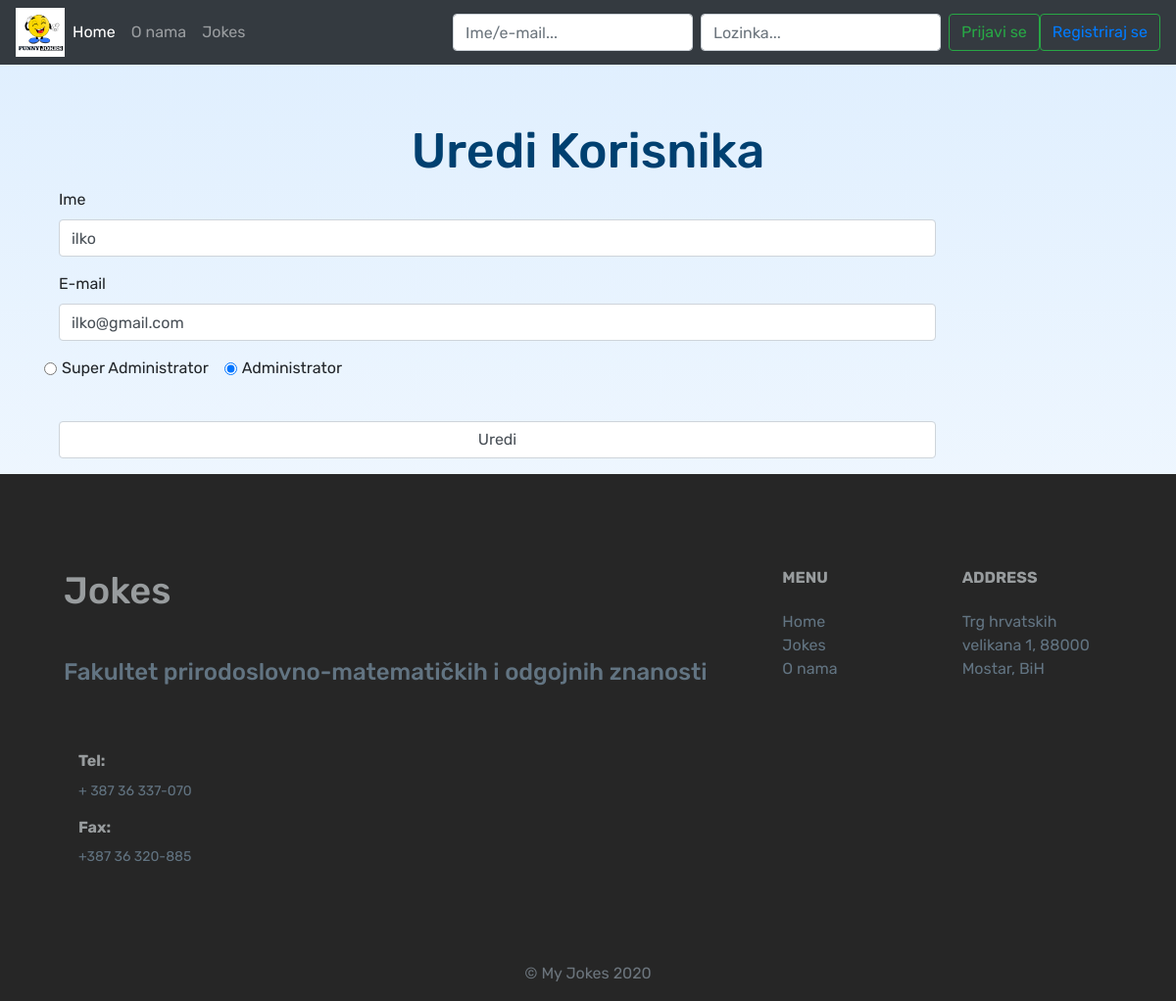
Screenshot of /edit-user.php?id=2 with the database file from the repository.
### tables this page shows
CREATE TABLE IF NOT EXISTS `users` (
  `idUsers` int(11) NOT NULL AUTO_INCREMENT,
  `uidUsers` tinytext NOT NULL,
  `emailUsers` tinytext NOT NULL,
  `pwdUsers` longtext NOT NULL,
  `UserType` int(11) DEFAULT 0,
  PRIMARY KEY (`idUsers`)
);

### edit-user.php (the view, shortened to what this page needs)
<?php
require "header.php";
include  'dbh.inc.php';
$id = $_GET['id'];
?>
<main>
<div class="wrapper-main">
<div class="container">
    <div class="row"  >
        <div class="col-md-12" style="margin-top:100px;">
            <section class ="section-default">
                <h1>Uredi Korisnika</h1>
                <?php
                    $sql = "SELECT * FROM users WHERE idUsers = $id";
                    $result = $conn->query($sql);
                    $row = $result->fetch_assoc();
                    $name = $row['uidUsers'];
                    $email = $row['emailUsers'];
                    $UserType = $row['UserType'];
                ?>
            <form class="form-horizontal" action="edituser.inc.php?id=<?php echo $id ?>" method="post">
                <div class="form-group">
                    <label for="input" class="col-sm-2 control-label">Ime</label>
                    <div class="col-sm-10">
                        <input type="text" class="form-control"  name="uid" placeholder="Ime" value="<?php echo $name; ?>">
                    </div>
                </div>
                <div class="form-group">
                    <label for="input" class="col-sm-2 control-label">E-mail</label>
                    <div class="col-sm-10">
                        <input type="text" class="form-control"  name="mail" placeholder="E-mail" value="<?php echo $email; ?>">
                    </div>
                </div>
               <div class="form-group">
                 <div class="form-check form-check-inline">
                   <input class="form-check-input" type="radio" name="UserType" id="inlineRadio1" value="1" <?php if ($UserType == 1) {
                    echo 'checked';}  ?>>
                   <label class="form-check-label" for="inlineRadio1">Super Administrator</label>
                 </div>
                 <div class="form-check form-check-inline">
                   <input class="form-check-input" type="radio" name="UserType" id="inlineRadio2" value="0" <?php if ($UserType == 0) {
                    echo 'checked';}  ?> >
                   <label class="form-check-label" for="inlineRadio2">Administrator</label>
                 </div>
                </div>
                <div class="form-group"style="margin-top:40px;">
                    <div class="col-sm-offset-2 col-sm-10">
                        <button type="submit" href="jokes.php" class="form-control" class="btn btn-default bg-dark" name="signup-submit">Uredi</button>
                    </div>
                </div>
                </div>
</main>
<?php
require "footer.php";
?>

### header.php (style rules this page uses)
body { background: linear-gradient(0deg, #fff, 50%, #DEEEFE); font-family: 'Rubik', sans-serif; height: 100 !important }
html { width: 100%; height: 100%; font-size: 100%; -webkit-text-size-adjust: 100%; -ms-text-size-adjust: 100%; text-rendering: optimizeLegibility; font-weight: normal; height: 100%; }
h1 { font-size:50px; color:#004070; text-align: center; }

### rows the page displays
users: uid "ilko", mail "ilko@gmail.com", UserType "☐ Super Administrator", UserType "☑ Administrator"
